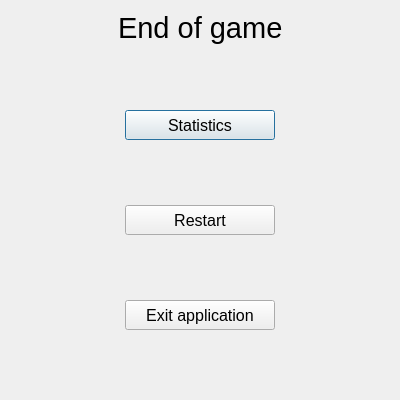
<?xml version="1.0" encoding="UTF-8"?>
<ui version="4.0">
 <class>endGameDialog</class>
 <widget class="QDialog" name="endGameDialog">
  <property name="geometry">
   <rect>
    <x>0</x>
    <y>0</y>
    <width>400</width>
    <height>400</height>
   </rect>
  </property>
  <property name="minimumSize">
   <size>
    <width>300</width>
    <height>300</height>
   </size>
  </property>
  <property name="maximumSize">
   <size>
    <width>400</width>
    <height>400</height>
   </size>
  </property>
  <property name="font">
   <font>
    <pointsize>12</pointsize>
   </font>
  </property>
  <property name="windowTitle">
   <string>Dialog</string>
  </property>
  <layout class="QVBoxLayout" name="verticalLayout">
   <item>
    <layout class="QHBoxLayout" name="horizontalLayout_4">
     <item>
      <spacer name="horizontalSpacer_7">
       <property name="orientation">
        <enum>Qt::Horizontal</enum>
       </property>
       <property name="sizeHint" stdset="0">
        <size>
         <width>40</width>
         <height>20</height>
        </size>
       </property>
      </spacer>
     </item>
     <item>
      <widget class="QLabel" name="label">
       <property name="font">
        <font>
         <pointsize>22</pointsize>
        </font>
       </property>
       <property name="text">
        <string>End of game</string>
       </property>
      </widget>
     </item>
     <item>
      <spacer name="horizontalSpacer_8">
       <property name="orientation">
        <enum>Qt::Horizontal</enum>
       </property>
       <property name="sizeHint" stdset="0">
        <size>
         <width>40</width>
         <height>20</height>
        </size>
       </property>
      </spacer>
     </item>
    </layout>
   </item>
   <item>
    <spacer name="verticalSpacer">
     <property name="orientation">
      <enum>Qt::Vertical</enum>
     </property>
     <property name="sizeHint" stdset="0">
      <size>
       <width>20</width>
       <height>40</height>
      </size>
     </property>
    </spacer>
   </item>
   <item>
    <layout class="QHBoxLayout" name="horizontalLayout">
     <item>
      <spacer name="horizontalSpacer_5">
       <property name="orientation">
        <enum>Qt::Horizontal</enum>
       </property>
       <property name="sizeHint" stdset="0">
        <size>
         <width>40</width>
         <height>20</height>
        </size>
       </property>
      </spacer>
     </item>
     <item>
      <widget class="QPushButton" name="statisticsButton">
       <property name="minimumSize">
        <size>
         <width>150</width>
         <height>30</height>
        </size>
       </property>
       <property name="text">
        <string>Statistics</string>
       </property>
      </widget>
     </item>
     <item>
      <spacer name="horizontalSpacer_6">
       <property name="orientation">
        <enum>Qt::Horizontal</enum>
       </property>
       <property name="sizeHint" stdset="0">
        <size>
         <width>40</width>
         <height>20</height>
        </size>
       </property>
      </spacer>
     </item>
    </layout>
   </item>
   <item>
    <spacer name="verticalSpacer_2">
     <property name="orientation">
      <enum>Qt::Vertical</enum>
     </property>
     <property name="sizeHint" stdset="0">
      <size>
       <width>20</width>
       <height>40</height>
      </size>
     </property>
    </spacer>
   </item>
   <item>
    <layout class="QHBoxLayout" name="horizontalLayout_2">
     <item>
      <spacer name="horizontalSpacer_3">
       <property name="orientation">
        <enum>Qt::Horizontal</enum>
       </property>
       <property name="sizeHint" stdset="0">
        <size>
         <width>40</width>
         <height>20</height>
        </size>
       </property>
      </spacer>
     </item>
     <item>
      <widget class="QPushButton" name="restartButton">
       <property name="minimumSize">
        <size>
         <width>150</width>
         <height>30</height>
        </size>
       </property>
       <property name="text">
        <string>Restart</string>
       </property>
      </widget>
     </item>
     <item>
      <spacer name="horizontalSpacer_4">
       <property name="orientation">
        <enum>Qt::Horizontal</enum>
       </property>
       <property name="sizeHint" stdset="0">
        <size>
         <width>40</width>
         <height>20</height>
        </size>
       </property>
      </spacer>
     </item>
    </layout>
   </item>
   <item>
    <spacer name="verticalSpacer_3">
     <property name="orientation">
      <enum>Qt::Vertical</enum>
     </property>
     <property name="sizeHint" stdset="0">
      <size>
       <width>20</width>
       <height>40</height>
      </size>
     </property>
    </spacer>
   </item>
   <item>
    <layout class="QHBoxLayout" name="horizontalLayout_3">
     <item>
      <spacer name="horizontalSpacer">
       <property name="orientation">
        <enum>Qt::Horizontal</enum>
       </property>
       <property name="sizeHint" stdset="0">
        <size>
         <width>40</width>
         <height>20</height>
        </size>
       </property>
      </spacer>
     </item>
     <item>
      <widget class="QPushButton" name="exitButton">
       <property name="minimumSize">
        <size>
         <width>150</width>
         <height>30</height>
        </size>
       </property>
       <property name="text">
        <string>Exit application</string>
       </property>
      </widget>
     </item>
     <item>
      <spacer name="horizontalSpacer_2">
       <property name="orientation">
        <enum>Qt::Horizontal</enum>
       </property>
       <property name="sizeHint" stdset="0">
        <size>
         <width>40</width>
         <height>20</height>
        </size>
       </property>
      </spacer>
     </item>
    </layout>
   </item>
   <item>
    <spacer name="verticalSpacer_4">
     <property name="orientation">
      <enum>Qt::Vertical</enum>
     </property>
     <property name="sizeHint" stdset="0">
      <size>
       <width>20</width>
       <height>40</height>
      </size>
     </property>
    </spacer>
   </item>
  </layout>
 </widget>
 <resources/>
 <connections/>
</ui>
